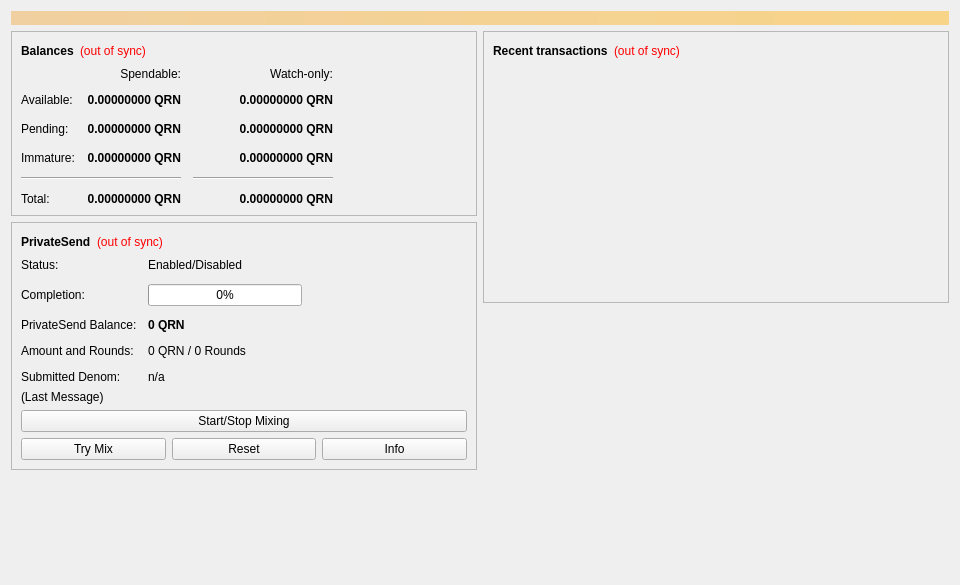
<?xml version="1.0" encoding="UTF-8"?>
<ui version="4.0">
 <class>OverviewPage</class>
 <widget class="QWidget" name="OverviewPage">
  <property name="geometry">
   <rect>
    <x>0</x>
    <y>0</y>
    <width>960</width>
    <height>585</height>
   </rect>
  </property>
  <property name="minimumSize">
   <size>
    <width>960</width>
    <height>0</height>
   </size>
  </property>
  <property name="windowTitle">
   <string>Form</string>
  </property>
  <layout class="QVBoxLayout" name="topLayout">
   <item>
    <widget class="QLabel" name="labelAlerts">
     <property name="visible">
      <bool>false</bool>
     </property>
     <property name="styleSheet">
      <string notr="true">QLabel { background-color: qlineargradient(x1: 0, y1: 0, x2: 1, y2: 0, stop:0 #F0D0A0, stop:1 #F8D488); color:#000000; }</string>
     </property>
     <property name="wordWrap">
      <bool>true</bool>
     </property>
     <property name="margin">
      <number>3</number>
     </property>
     <property name="textInteractionFlags">
      <set>Qt::TextSelectableByMouse</set>
     </property>
    </widget>
   </item>
   <item>
    <layout class="QHBoxLayout" name="horizontalLayout" stretch="1,1">
     <item>
      <layout class="QVBoxLayout" name="verticalLayout_2">
       <item>
        <widget class="QFrame" name="frame">
         <property name="frameShape">
          <enum>QFrame::StyledPanel</enum>
         </property>
         <property name="frameShadow">
          <enum>QFrame::Raised</enum>
         </property>
         <layout class="QVBoxLayout" name="verticalLayout_4">
          <item>
           <layout class="QHBoxLayout" name="horizontalLayout_4">
            <item>
             <widget class="QLabel" name="label_5">
              <property name="font">
               <font>
                <weight>75</weight>
                <bold>true</bold>
               </font>
              </property>
              <property name="text">
               <string>Balances</string>
              </property>
             </widget>
            </item>
            <item>
             <widget class="QLabel" name="labelWalletStatus">
              <property name="toolTip">
               <string>The displayed information may be out of date. Your wallet automatically synchronizes with the Qureno network after a connection is established, but this process has not completed yet.</string>
              </property>
              <property name="styleSheet">
               <string notr="true">QLabel { color: red; }</string>
              </property>
              <property name="text">
               <string notr="true">(out of sync)</string>
              </property>
              <property name="alignment">
               <set>Qt::AlignLeading|Qt::AlignLeft|Qt::AlignVCenter</set>
              </property>
             </widget>
            </item>
            <item>
             <spacer name="horizontalSpacer_3">
              <property name="orientation">
               <enum>Qt::Horizontal</enum>
              </property>
              <property name="sizeHint" stdset="0">
               <size>
                <width>40</width>
                <height>20</height>
               </size>
              </property>
             </spacer>
            </item>
           </layout>
          </item>
          <item>
           <layout class="QGridLayout" name="gridLayout">
            <property name="spacing">
             <number>12</number>
            </property>
            <item row="2" column="2">
             <widget class="QLabel" name="labelWatchPending">
              <property name="font">
               <font>
                <weight>75</weight>
                <bold>true</bold>
               </font>
              </property>
              <property name="cursor">
               <cursorShape>IBeamCursor</cursorShape>
              </property>
              <property name="toolTip">
               <string>Unconfirmed transactions to watch-only addresses</string>
              </property>
              <property name="text">
               <string notr="true">0.00000000 QRN</string>
              </property>
              <property name="alignment">
               <set>Qt::AlignRight|Qt::AlignTrailing|Qt::AlignVCenter</set>
              </property>
              <property name="textInteractionFlags">
               <set>Qt::LinksAccessibleByMouse|Qt::TextSelectableByKeyboard|Qt::TextSelectableByMouse</set>
              </property>
             </widget>
            </item>
            <item row="2" column="1">
             <widget class="QLabel" name="labelUnconfirmed">
              <property name="font">
               <font>
                <weight>75</weight>
                <bold>true</bold>
               </font>
              </property>
              <property name="cursor">
               <cursorShape>IBeamCursor</cursorShape>
              </property>
              <property name="toolTip">
               <string>Total of transactions that have yet to be confirmed, and do not yet count toward the spendable balance</string>
              </property>
              <property name="text">
               <string notr="true">0.00000000 QRN</string>
              </property>
              <property name="alignment">
               <set>Qt::AlignRight|Qt::AlignTrailing|Qt::AlignVCenter</set>
              </property>
              <property name="textInteractionFlags">
               <set>Qt::LinksAccessibleByMouse|Qt::TextSelectableByKeyboard|Qt::TextSelectableByMouse</set>
              </property>
             </widget>
            </item>
            <item row="3" column="2">
             <widget class="QLabel" name="labelWatchImmature">
              <property name="font">
               <font>
                <weight>75</weight>
                <bold>true</bold>
               </font>
              </property>
              <property name="cursor">
               <cursorShape>IBeamCursor</cursorShape>
              </property>
              <property name="toolTip">
               <string>Mined balance in watch-only addresses that has not yet matured</string>
              </property>
              <property name="text">
               <string notr="true">0.00000000 QRN</string>
              </property>
              <property name="alignment">
               <set>Qt::AlignRight|Qt::AlignTrailing|Qt::AlignVCenter</set>
              </property>
              <property name="textInteractionFlags">
               <set>Qt::LinksAccessibleByMouse|Qt::TextSelectableByKeyboard|Qt::TextSelectableByMouse</set>
              </property>
             </widget>
            </item>
            <item row="4" column="0" colspan="2">
             <widget class="Line" name="lineSpendableBalance">
              <property name="orientation">
               <enum>Qt::Horizontal</enum>
              </property>
             </widget>
            </item>
            <item row="4" column="2">
             <widget class="Line" name="lineWatchBalance">
              <property name="sizePolicy">
               <sizepolicy hsizetype="Preferred" vsizetype="Fixed">
                <horstretch>0</horstretch>
                <verstretch>0</verstretch>
               </sizepolicy>
              </property>
              <property name="minimumSize">
               <size>
                <width>140</width>
                <height>0</height>
               </size>
              </property>
              <property name="orientation">
               <enum>Qt::Horizontal</enum>
              </property>
             </widget>
            </item>
            <item row="5" column="0">
             <widget class="QLabel" name="labelTotalText">
              <property name="text">
               <string>Total:</string>
              </property>
             </widget>
            </item>
            <item row="3" column="1">
             <widget class="QLabel" name="labelImmature">
              <property name="font">
               <font>
                <weight>75</weight>
                <bold>true</bold>
               </font>
              </property>
              <property name="cursor">
               <cursorShape>IBeamCursor</cursorShape>
              </property>
              <property name="toolTip">
               <string>Mined balance that has not yet matured</string>
              </property>
              <property name="text">
               <string notr="true">0.00000000 QRN</string>
              </property>
              <property name="alignment">
               <set>Qt::AlignRight|Qt::AlignTrailing|Qt::AlignVCenter</set>
              </property>
              <property name="textInteractionFlags">
               <set>Qt::LinksAccessibleByMouse|Qt::TextSelectableByKeyboard|Qt::TextSelectableByMouse</set>
              </property>
             </widget>
            </item>
            <item row="2" column="3">
             <spacer name="horizontalSpacer_2">
              <property name="orientation">
               <enum>Qt::Horizontal</enum>
              </property>
              <property name="sizeHint" stdset="0">
               <size>
                <width>40</width>
                <height>20</height>
               </size>
              </property>
             </spacer>
            </item>
            <item row="3" column="0">
             <widget class="QLabel" name="labelImmatureText">
              <property name="text">
               <string>Immature:</string>
              </property>
             </widget>
            </item>
            <item row="5" column="1">
             <widget class="QLabel" name="labelTotal">
              <property name="font">
               <font>
                <weight>75</weight>
                <bold>true</bold>
               </font>
              </property>
              <property name="cursor">
               <cursorShape>IBeamCursor</cursorShape>
              </property>
              <property name="toolTip">
               <string>Your current total balance</string>
              </property>
              <property name="text">
               <string notr="true">0.00000000 QRN</string>
              </property>
              <property name="alignment">
               <set>Qt::AlignRight|Qt::AlignTrailing|Qt::AlignVCenter</set>
              </property>
              <property name="textInteractionFlags">
               <set>Qt::LinksAccessibleByMouse|Qt::TextSelectableByKeyboard|Qt::TextSelectableByMouse</set>
              </property>
             </widget>
            </item>
            <item row="5" column="2">
             <widget class="QLabel" name="labelWatchTotal">
              <property name="font">
               <font>
                <weight>75</weight>
                <bold>true</bold>
               </font>
              </property>
              <property name="cursor">
               <cursorShape>IBeamCursor</cursorShape>
              </property>
              <property name="toolTip">
               <string>Current total balance in watch-only addresses</string>
              </property>
              <property name="text">
               <string notr="true">0.00000000 QRN</string>
              </property>
              <property name="alignment">
               <set>Qt::AlignRight|Qt::AlignTrailing|Qt::AlignVCenter</set>
              </property>
              <property name="textInteractionFlags">
               <set>Qt::LinksAccessibleByMouse|Qt::TextSelectableByKeyboard|Qt::TextSelectableByMouse</set>
              </property>
             </widget>
            </item>
            <item row="0" column="2">
             <widget class="QLabel" name="labelWatchonly">
              <property name="text">
               <string>Watch-only:</string>
              </property>
              <property name="alignment">
               <set>Qt::AlignRight|Qt::AlignTrailing|Qt::AlignVCenter</set>
              </property>
             </widget>
            </item>
            <item row="1" column="0">
             <widget class="QLabel" name="labelBalanceText">
              <property name="text">
               <string>Available:</string>
              </property>
             </widget>
            </item>
            <item row="1" column="1">
             <widget class="QLabel" name="labelBalance">
              <property name="font">
               <font>
                <weight>75</weight>
                <bold>true</bold>
               </font>
              </property>
              <property name="cursor">
               <cursorShape>IBeamCursor</cursorShape>
              </property>
              <property name="toolTip">
               <string>Your current spendable balance</string>
              </property>
              <property name="text">
               <string notr="true">0.00000000 QRN</string>
              </property>
              <property name="alignment">
               <set>Qt::AlignRight|Qt::AlignTrailing|Qt::AlignVCenter</set>
              </property>
              <property name="textInteractionFlags">
               <set>Qt::LinksAccessibleByMouse|Qt::TextSelectableByKeyboard|Qt::TextSelectableByMouse</set>
              </property>
             </widget>
            </item>
            <item row="1" column="2">
             <widget class="QLabel" name="labelWatchAvailable">
              <property name="font">
               <font>
                <weight>75</weight>
                <bold>true</bold>
               </font>
              </property>
              <property name="cursor">
               <cursorShape>IBeamCursor</cursorShape>
              </property>
              <property name="toolTip">
               <string>Your current balance in watch-only addresses</string>
              </property>
              <property name="text">
               <string notr="true">0.00000000 QRN</string>
              </property>
              <property name="alignment">
               <set>Qt::AlignRight|Qt::AlignTrailing|Qt::AlignVCenter</set>
              </property>
              <property name="textInteractionFlags">
               <set>Qt::LinksAccessibleByMouse|Qt::TextSelectableByKeyboard|Qt::TextSelectableByMouse</set>
              </property>
             </widget>
            </item>
            <item row="2" column="0">
             <widget class="QLabel" name="labelPendingText">
              <property name="text">
               <string>Pending:</string>
              </property>
             </widget>
            </item>
            <item row="0" column="1">
             <widget class="QLabel" name="labelSpendable">
              <property name="text">
               <string>Spendable:</string>
              </property>
              <property name="alignment">
               <set>Qt::AlignRight|Qt::AlignTrailing|Qt::AlignVCenter</set>
              </property>
             </widget>
            </item>
           </layout>
          </item>
         </layout>
        </widget>
       </item>
       <item>
        <widget class="QFrame" name="framePrivateSend">
         <property name="layoutDirection">
          <enum>Qt::LeftToRight</enum>
         </property>
         <property name="frameShape">
          <enum>QFrame::StyledPanel</enum>
         </property>
         <property name="frameShadow">
          <enum>QFrame::Raised</enum>
         </property>
         <layout class="QVBoxLayout" name="VerticalLayout_PS1">
          <item>
           <layout class="QHBoxLayout" name="horizontalLayout_5">
            <item>
             <widget class="QLabel" name="labelPrivateSendHeader">
              <property name="font">
               <font>
                <weight>75</weight>
                <bold>true</bold>
               </font>
              </property>
              <property name="text">
               <string>PrivateSend</string>
              </property>
             </widget>
            </item>
            <item>
             <widget class="QLabel" name="labelPrivateSendSyncStatus">
              <property name="toolTip">
               <string>The displayed information may be out of date. Your wallet automatically synchronizes with the Qureno network after a connection is established, but this process has not completed yet.</string>
              </property>
              <property name="styleSheet">
               <string notr="true">QLabel { color: red; }</string>
              </property>
              <property name="text">
               <string notr="true">(out of sync)</string>
              </property>
              <property name="alignment">
               <set>Qt::AlignLeading|Qt::AlignLeft|Qt::AlignVCenter</set>
              </property>
             </widget>
            </item>
            <item>
             <spacer name="horizontalSpacer_4">
              <property name="orientation">
               <enum>Qt::Horizontal</enum>
              </property>
              <property name="sizeHint" stdset="0">
               <size>
                <width>40</width>
                <height>20</height>
               </size>
              </property>
             </spacer>
            </item>
           </layout>
          </item>
          <item>
           <layout class="QFormLayout" name="privateSendFormLayout">
            <property name="fieldGrowthPolicy">
             <enum>QFormLayout::AllNonFixedFieldsGrow</enum>
            </property>
            <property name="horizontalSpacing">
             <number>11</number>
            </property>
            <property name="verticalSpacing">
             <number>12</number>
            </property>
            <item row="0" column="0">
             <widget class="QLabel" name="labelPrivateSendEnabledText">
              <property name="text">
               <string>Status:</string>
              </property>
             </widget>
            </item>
            <item row="0" column="1">
             <widget class="QLabel" name="labelPrivateSendEnabled">
              <property name="text">
               <string>Enabled/Disabled</string>
              </property>
             </widget>
            </item>
            <item row="1" column="0">
             <widget class="QLabel" name="labelCompletitionText">
              <property name="text">
               <string>Completion:</string>
              </property>
             </widget>
            </item>
            <item row="1" column="1">
             <widget class="QProgressBar" name="privateSendProgress">
              <property name="maximumSize">
               <size>
                <width>154</width>
                <height>16777215</height>
               </size>
              </property>
              <property name="value">
               <number>0</number>
              </property>
             </widget>
            </item>
            <item row="2" column="0">
             <widget class="QLabel" name="labelAnonymizedText">
              <property name="text">
               <string>PrivateSend Balance:</string>
              </property>
             </widget>
            </item>
            <item row="2" column="1">
             <widget class="QLabel" name="labelAnonymized">
              <property name="font">
               <font>
                <weight>75</weight>
                <bold>true</bold>
               </font>
              </property>
              <property name="text">
               <string notr="true">0 QRN</string>
              </property>
             </widget>
            </item>
            <item row="3" column="0">
             <widget class="QLabel" name="labelAmountAndRoundsText">
              <property name="text">
               <string>Amount and Rounds:</string>
              </property>
             </widget>
            </item>
            <item row="3" column="1">
             <widget class="QLabel" name="labelAmountRounds">
              <property name="text">
               <string>0 QRN / 0 Rounds</string>
              </property>
             </widget>
            </item>
            <item row="4" column="0">
             <widget class="QLabel" name="labelSubmittedDenomText">
              <property name="text">
               <string>Submitted Denom:</string>
              </property>
             </widget>
            </item>
            <item row="4" column="1">
             <widget class="QLabel" name="labelSubmittedDenom">
              <property name="toolTip">
               <string>The denominations you submitted to the Masternode.&lt;br&gt;To mix, other users must submit the exact same denominations.</string>
              </property>
              <property name="text">
               <string>n/a</string>
              </property>
             </widget>
            </item>
           </layout>
          </item>
          <item>
           <layout class="QVBoxLayout" name="VerticalLayout_PS">
            <item>
             <widget class="QLabel" name="labelPrivateSendLastMessage">
              <property name="text">
               <string>(Last Message)</string>
              </property>
              <property name="alignment">
               <set>Qt::AlignLeading|Qt::AlignLeft|Qt::AlignTop</set>
              </property>
              <property name="wordWrap">
               <bool>true</bool>
              </property>
             </widget>
            </item>
            <item>
             <widget class="QPushButton" name="togglePrivateSend">
              <property name="sizePolicy">
               <sizepolicy hsizetype="MinimumExpanding" vsizetype="Fixed">
                <horstretch>0</horstretch>
                <verstretch>0</verstretch>
               </sizepolicy>
              </property>
              <property name="text">
               <string>Start/Stop Mixing</string>
              </property>
             </widget>
            </item>
            <item>
             <layout class="QHBoxLayout" name="horizontalLayout_debugbuttons">
              <item>
               <widget class="QPushButton" name="privateSendAuto">
                <property name="sizePolicy">
                 <sizepolicy hsizetype="MinimumExpanding" vsizetype="Fixed">
                  <horstretch>0</horstretch>
                  <verstretch>0</verstretch>
                 </sizepolicy>
                </property>
                <property name="toolTip">
                 <string>Try to manually submit a PrivateSend request.</string>
                </property>
                <property name="text">
                 <string>Try Mix</string>
                </property>
               </widget>
              </item>
              <item>
               <widget class="QPushButton" name="privateSendReset">
                <property name="sizePolicy">
                 <sizepolicy hsizetype="MinimumExpanding" vsizetype="Fixed">
                  <horstretch>0</horstretch>
                  <verstretch>0</verstretch>
                 </sizepolicy>
                </property>
                <property name="toolTip">
                 <string>Reset the current status of PrivateSend (can interrupt PrivateSend if it's in the process of Mixing, which can cost you money!)</string>
                </property>
                <property name="autoFillBackground">
                 <bool>false</bool>
                </property>
                <property name="text">
                 <string>Reset</string>
                </property>
               </widget>
              </item>
              <item>
               <widget class="QPushButton" name="privateSendInfo">
                <property name="sizePolicy">
                 <sizepolicy hsizetype="MinimumExpanding" vsizetype="Fixed">
                  <horstretch>0</horstretch>
                  <verstretch>0</verstretch>
                 </sizepolicy>
                </property>
                <property name="toolTip">
                 <string>Information about PrivateSend and Mixing</string>
                </property>
                <property name="text">
                 <string>Info</string>
                </property>
               </widget>
              </item>
             </layout>
            </item>
           </layout>
          </item>
         </layout>
        </widget>
       </item>
       <item>
        <spacer name="verticalSpacer">
         <property name="orientation">
          <enum>Qt::Vertical</enum>
         </property>
         <property name="sizeHint" stdset="0">
          <size>
           <width>20</width>
           <height>40</height>
          </size>
         </property>
        </spacer>
       </item>
      </layout>
     </item>
     <item>
      <layout class="QVBoxLayout" name="verticalLayout_3">
       <item>
        <widget class="QFrame" name="frame_2">
         <property name="frameShape">
          <enum>QFrame::StyledPanel</enum>
         </property>
         <property name="frameShadow">
          <enum>QFrame::Raised</enum>
         </property>
         <layout class="QVBoxLayout" name="verticalLayout">
          <item>
           <layout class="QHBoxLayout" name="horizontalLayout_2">
            <item>
             <widget class="QLabel" name="label_4">
              <property name="font">
               <font>
                <weight>75</weight>
                <bold>true</bold>
               </font>
              </property>
              <property name="text">
               <string>Recent transactions</string>
              </property>
             </widget>
            </item>
            <item>
             <widget class="QLabel" name="labelTransactionsStatus">
              <property name="toolTip">
               <string>The displayed information may be out of date. Your wallet automatically synchronizes with the Qureno network after a connection is established, but this process has not completed yet.</string>
              </property>
              <property name="styleSheet">
               <string notr="true">QLabel { color: red; }</string>
              </property>
              <property name="text">
               <string notr="true">(out of sync)</string>
              </property>
              <property name="alignment">
               <set>Qt::AlignLeading|Qt::AlignLeft|Qt::AlignVCenter</set>
              </property>
             </widget>
            </item>
            <item>
             <spacer name="horizontalSpacer">
              <property name="orientation">
               <enum>Qt::Horizontal</enum>
              </property>
              <property name="sizeHint" stdset="0">
               <size>
                <width>40</width>
                <height>20</height>
               </size>
              </property>
             </spacer>
            </item>
           </layout>
          </item>
          <item>
           <widget class="QListView" name="listTransactions">
            <property name="styleSheet">
             <string notr="true">QListView { background: transparent; }</string>
            </property>
            <property name="frameShape">
             <enum>QFrame::NoFrame</enum>
            </property>
            <property name="verticalScrollBarPolicy">
             <enum>Qt::ScrollBarAlwaysOff</enum>
            </property>
            <property name="horizontalScrollBarPolicy">
             <enum>Qt::ScrollBarAlwaysOff</enum>
            </property>
            <property name="selectionMode">
             <enum>QAbstractItemView::NoSelection</enum>
            </property>
           </widget>
          </item>
         </layout>
        </widget>
       </item>
       <item>
        <spacer name="verticalSpacer_2">
         <property name="orientation">
          <enum>Qt::Vertical</enum>
         </property>
         <property name="sizeHint" stdset="0">
          <size>
           <width>20</width>
           <height>40</height>
          </size>
         </property>
        </spacer>
       </item>
      </layout>
     </item>
    </layout>
   </item>
  </layout>
 </widget>
 <resources/>
 <connections/>
</ui>
